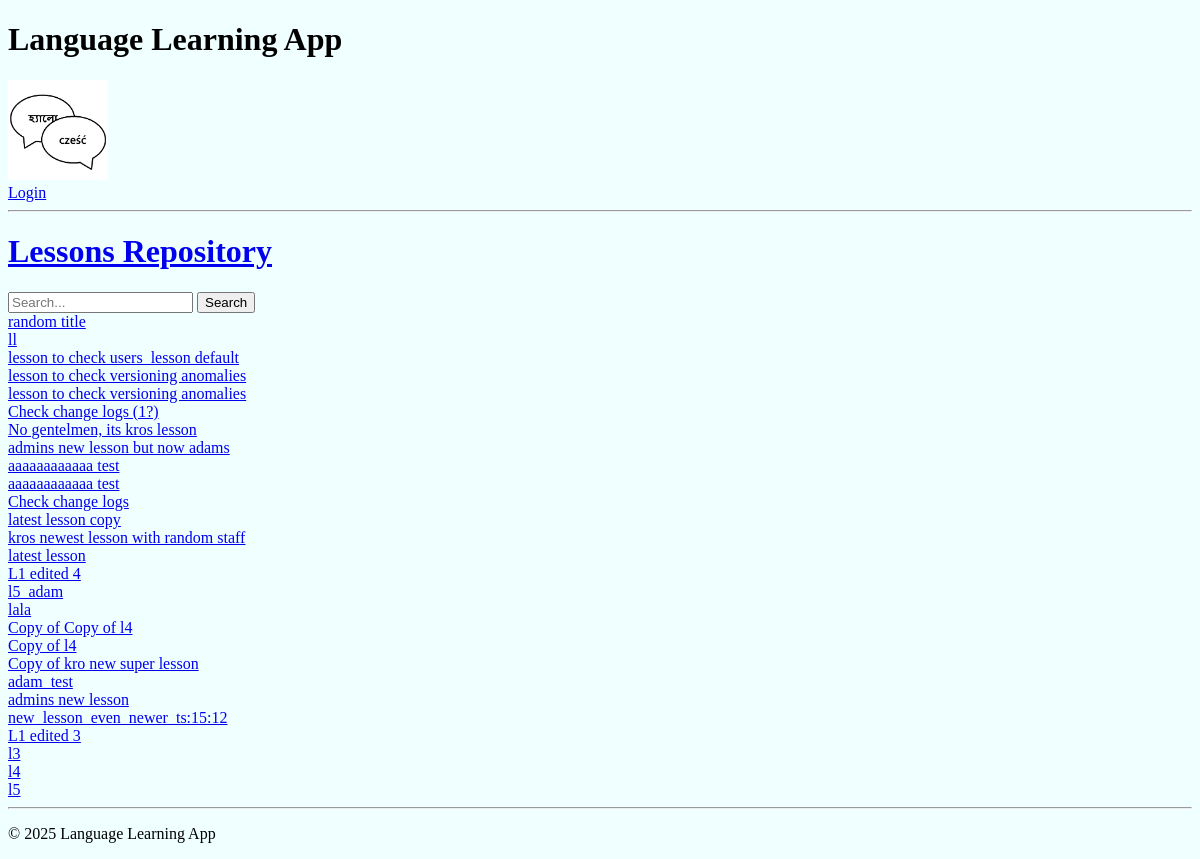
Page /lessons-repository/ on the earlier database version.
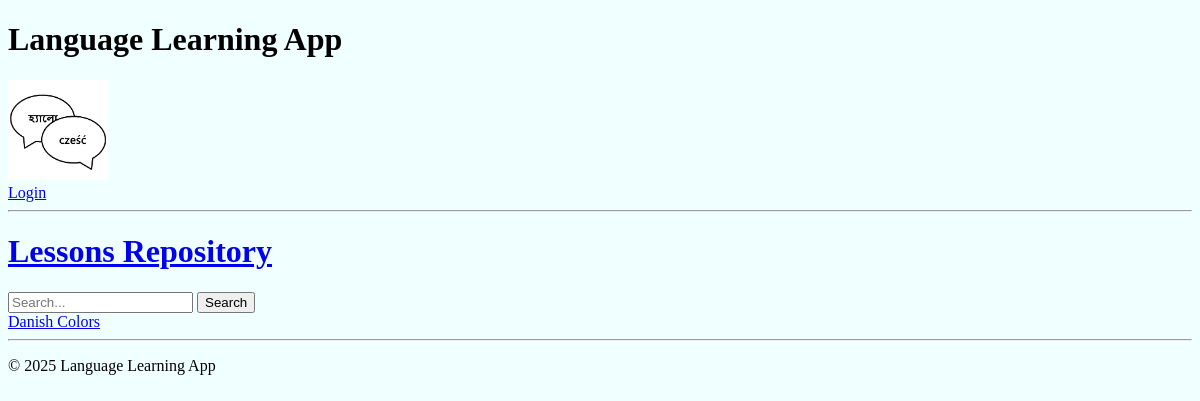
Same page on the later database version.
### base/models.py (models this page shows, shortened)
class Lesson(models.Model):
    title = models.CharField(max_length=255)
    description = models.TextField(
        blank=True, help_text="Brief description of the lesson."
    )
    prompt_language = models.ForeignKey(
        Language, on_delete=models.CASCADE, related_name="prompt_lessons"
    )
    translation_language = models.ForeignKey(
        Language, on_delete=models.CASCADE, related_name="translation_lessons"
    )
    author = models.ForeignKey(
        User,
        on_delete=models.CASCADE,
        related_name="authored_lessons",
    )
    changes_log = models.TextField(
        blank=True, help_text="Log of changes made to this lesson."
    )
    access_type = models.ForeignKey(AccessType, on_delete=models.PROTECT, default=1)
    original_lesson = models.ForeignKey(
        "self", null=True, blank=True, on_delete=models.SET_NULL
    )
    updated = models.DateTimeField(auto_now=True)
    created = models.DateTimeField(auto_now_add=True)

### base/views.py (the view)
# urls.py: path("lessons-repository/", views.lessonsRepository, name="lessons-repository"),
def lessonsRepository(request):
    public_lessons = Lesson.objects.filter(
        access_type__name__in=["readonly", "write"]
    ).order_by("-id")
    lesson_search_query = request.GET.get("q") if request.GET.get("q") != None else ""
    public_lessons = public_lessons.filter(
        Q(title__icontains=lesson_search_query)
        | Q(description__icontains=lesson_search_query)
        | Q(prompt_language__name__icontains=lesson_search_query)
        | Q(translation_language__name__icontains=lesson_search_query)
    ).order_by("-created")
    context = {
        "public_lessons": public_lessons,
    }
    return render(request, "base/lessons_repository.html", context)

### base/templates/base/lessons_repository.html
{% extends "main.html" %}
{% block content %}
<h1><a href="{% url 'lessons-repository' %}">Lessons Repository</a></h1>
<form method="GET" action="{% url 'lessons-repository' %}">
    <input type="text" name="q" placeholder="Search...">
    <button type="submit">Search</button>
</form>
<div class="lessons-repository-container">
    <div>
    {% for lesson in public_lessons %}
        <div>
            <a href="{% url 'lesson-details' lesson.id %}">{{ lesson.title }}</a>
        </div>
    {% endfor %}
</div>
</div>
{% endblock content %}

Differences in the rows shown:
removed Lesson: title "random title"
removed Lesson: title "ll"
removed Lesson: title "lesson to check users_lesson default"
removed Lesson: title "lesson to check versioning anomalies"
removed Lesson: title "lesson to check versioning anomalies"
removed Lesson: title "Check change logs (1?)"
removed Lesson: title "No gentelmen, its kros lesson"
removed Lesson: title "admins new lesson but now adams"
removed Lesson: title "aaaaaaaaaaaa test"
removed Lesson: title "aaaaaaaaaaaa test"
removed Lesson: title "Check change logs"
removed Lesson: title "latest lesson copy"
removed Lesson: title "kros newest lesson with random staff"
removed Lesson: title "latest lesson"
removed Lesson: title "L1 edited 4"
removed Lesson: title "l5_adam"
removed Lesson: title "lala"
removed Lesson: title "Copy of Copy of l4"
removed Lesson: title "Copy of l4"
removed Lesson: title "Copy of kro new super lesson"
removed Lesson: title "adam_test"
removed Lesson: title "admins new lesson"
removed Lesson: title "new_lesson_even_newer_ts:15:12"
removed Lesson: title "L1 edited 3"
removed Lesson: title "l3"
removed Lesson: title "l4"
removed Lesson: title "l5"
added Lesson: title "Danish Colors"
